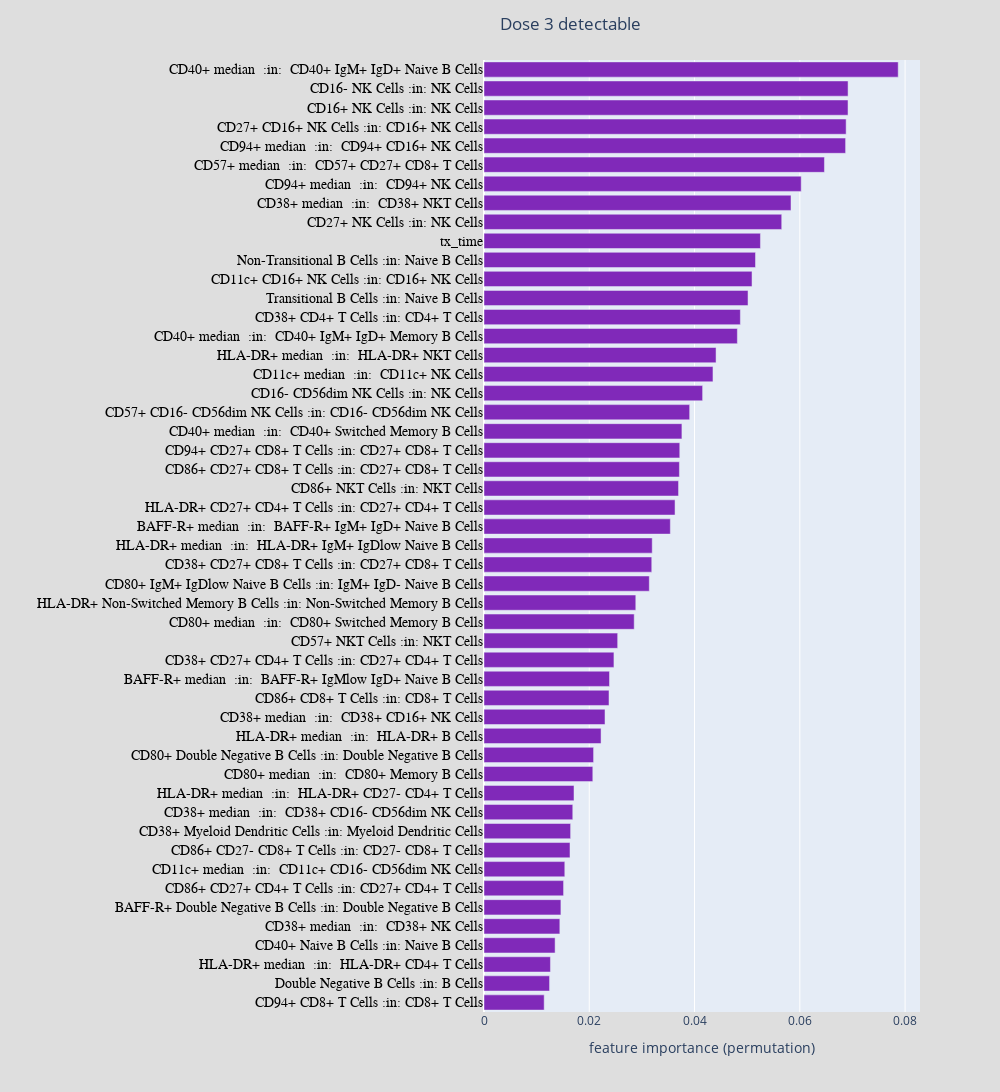

The notebook cell saved with this chart:
### Code cell
df = data["SVM_RFE_d3_d"]["df"]
df = df.sort_values(by="impor_mean",ascending=False)
fig2 = px.bar(df.iloc[:50,:], x="impor_mean", y="var",orientation='h',labels={"impor_mean": "feature importance (permutation)","var": ""})
fig2.update_layout(showlegend=False,height = 1500,yaxis={'categoryorder':'total ascending'},width = 1000,title = "Dose 3 detectable")
fig2.layout.title.xanchor = 'left'
fig2.layout.title.x = 0.5
fig2.update_traces(marker_color='rgba( 128,41, 185, 1.0)')
fig2.layout.yaxis.tickfont = dict(size =14, color='black', family='Arial, sans-serif')
fig2.layout.paper_bgcolor = 'rgb(222,222,222)'
fig2.update(layout_coloraxis_showscale=False)
#fig2.update_yaxes(ticklabelposition="inside top", title=None)
fig2.write_image("fig_ml_B.svg")
fig2

### Figure 1 — Plotly figure (JSON) as saved in the notebook; plotly's stock layout.template omitted (floating-point values rounded to 4 significant figures)
{"data": [{"alignmentgroup": "True", "hovertemplate": "feature importance (permutation)=%{x}<br>=%{y}<extra></extra>", "legendgroup": "", "marker": {"color": "rgba( 128,41, 185, 1.0)", "pattern": {"shape": ""}}, "name": "", "offsetgroup": "", "orientation": "h", "showlegend": false, "textposition": "auto", "type": "bar", "x": [0.07869, 0.06917, 0.06916, 0.0688, 0.0687, 0.06468, 0.06026, 0.05833, 0.05656, 0.05252, 0.05158, 0.05092, 0.05016, 0.04871, 0.04814, 0.04409, 0.0435, 0.04154, 0.03907, 0.0376, 0.03719, 0.03713, 0.03696, 0.03629, 0.0354, 0.03196, 0.03187, 0.0314, 0.02884, 0.02854, 0.02539, 0.02469, 0.02385, 0.02375, 0.02299, 0.02224, 0.02082, 0.02067, 0.0171, 0.01686, 0.01645, 0.01634, 0.01535, 0.01512, 0.01461, 0.01441, 0.01351, 0.01262, 0.01246, 0.01143], "xaxis": "x", "y": ["CD40+ median  :in:  CD40+ IgM+ IgD+ Naive B Cells", "CD16- NK Cells :in: NK Cells", "CD16+ NK Cells :in: NK Cells", "CD27+ CD16+ NK Cells :in: CD16+ NK Cells", "CD94+ median  :in:  CD94+ CD16+ NK Cells", "CD57+ median  :in:  CD57+ CD27+ CD8+ T Cells", "CD94+ median  :in:  CD94+ NK Cells", "CD38+ median  :in:  CD38+ NKT Cells", "CD27+ NK Cells :in: NK Cells", "tx_time", "Non-Transitional B Cells :in: Naive B Cells", "CD11c+ CD16+ NK Cells :in: CD16+ NK Cells", "Transitional B Cells :in: Naive B Cells", "CD38+ CD4+ T Cells :in: CD4+ T Cells", "CD40+ median  :in:  CD40+ IgM+ IgD+ Memory B Cells", "HLA-DR+ median  :in:  HLA-DR+ NKT Cells", "CD11c+ median  :in:  CD11c+ NK Cells", "CD16- CD56dim NK Cells :in: NK Cells", "CD57+ CD16- CD56dim NK Cells :in: CD16- CD56dim NK Cells", "CD40+ median  :in:  CD40+ Switched Memory B Cells", "CD94+ CD27+ CD8+ T Cells :in: CD27+ CD8+ T Cells", "CD86+ CD27+ CD8+ T Cells :in: CD27+ CD8+ T Cells", "CD86+ NKT Cells :in: NKT Cells", "HLA-DR+ CD27+ CD4+ T Cells :in: CD27+ CD4+ T Cells", "BAFF-R+ median  :in:  BAFF-R+ IgM+ IgD+ Naive B Cells", "HLA-DR+ median  :in:  HLA-DR+ IgM+ IgDlow Naive B Cells", "CD38+ CD27+ CD8+ T Cells :in: CD27+ CD8+ T Cells", "CD80+ IgM+ IgDlow Naive B Cells :in: IgM+ IgD- Naive B Cells", "HLA-DR+ Non-Switched Memory B Cells :in: Non-Switched Memory B Cells", "CD80+ median  :in:  CD80+ Switched Memory B Cells", "CD57+ NKT Cells :in: NKT Cells", "CD38+ CD27+ CD4+ T Cells :in: CD27+ CD4+ T Cells", "BAFF-R+ median  :in:  BAFF-R+ IgMlow IgD+ Naive B Cells", "CD86+ CD8+ T Cells :in: CD8+ T Cells", "CD38+ median  :in:  CD38+ CD16+ NK Cells", "HLA-DR+ median  :in:  HLA-DR+ B Cells", "CD80+ Double Negative B Cells :in: Double Negative B Cells", "CD80+ median  :in:  CD80+ Memory B Cells", "HLA-DR+ median  :in:  HLA-DR+ CD27- CD4+ T Cells", "CD38+ median  :in:  CD38+ CD16- CD56dim NK Cells", "CD38+ Myeloid Dendritic Cells :in: Myeloid Dendritic Cells", "CD86+ CD27- CD8+ T Cells :in: CD27- CD8+ T Cells", "CD11c+ median  :in:  CD11c+ CD16- CD56dim NK Cells", "CD86+ CD27+ CD4+ T Cells :in: CD27+ CD4+ T Cells", "BAFF-R+ Double Negative B Cells :in: Double Negative B Cells", "CD38+ median  :in:  CD38+ NK Cells", "CD40+ Naive B Cells :in: Naive B Cells", "HLA-DR+ median  :in:  HLA-DR+ CD4+ T Cells", "Double Negative B Cells :in: B Cells", "CD94+ CD8+ T Cells :in: CD8+ T Cells"], "yaxis": "y"}], "layout": {"barmode": "relative", "coloraxis": {"showscale": false}, "height": 1500, "legend": {"tracegroupgap": 0}, "margin": {"t": 60}, "paper_bgcolor": "rgb(222,222,222)", "showlegend": false, "title": {"text": "Dose 3 detectable", "x": 0.5, "xanchor": "left"}, "width": 1000, "xaxis": {"anchor": "y", "autorange": true, "domain": [0, 1], "range": [0, 0.08283], "title": {"text": "feature importance (permutation)"}, "type": "linear"}, "yaxis": {"anchor": "x", "autorange": true, "categoryorder": "total ascending", "domain": [0, 1], "range": [-0.5, 49.5], "tickfont": {"color": "black", "family": "Arial, sans-serif", "size": 14}, "title": {"text": ""}, "type": "category"}}}
